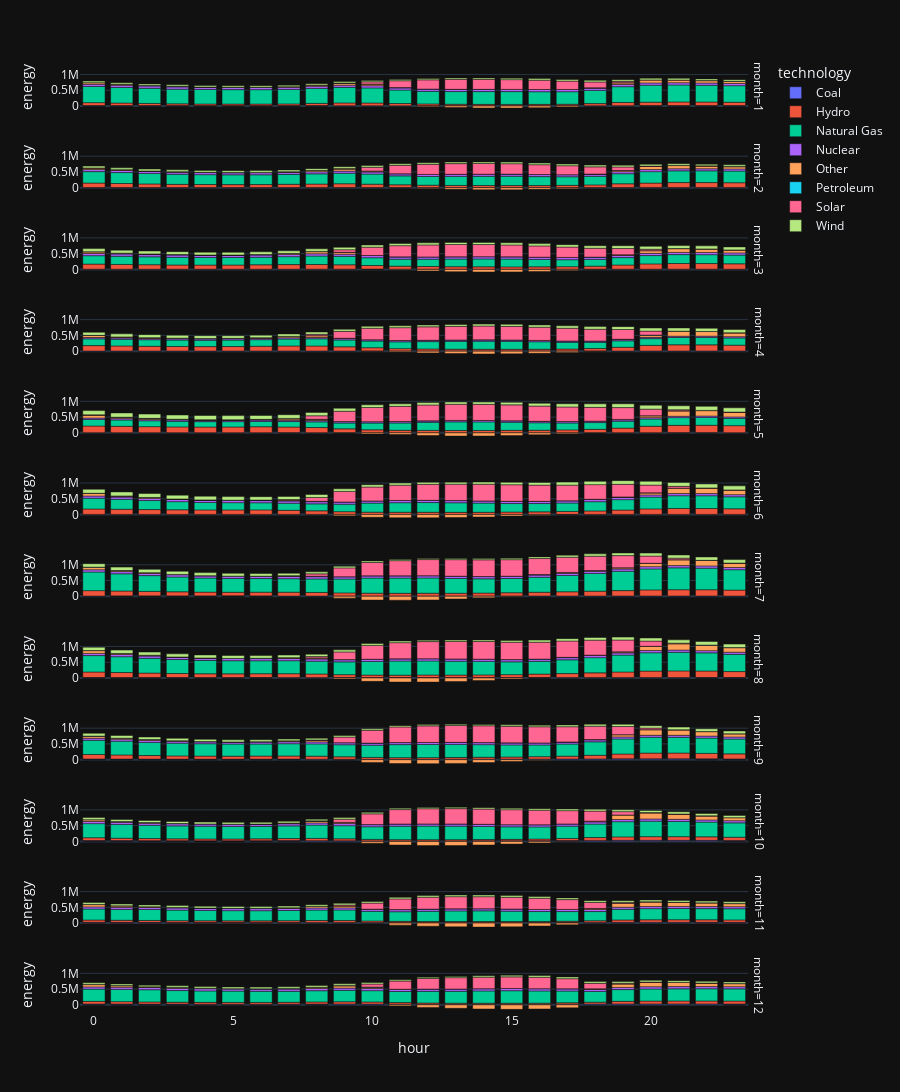

Notebook source saved alongside this figure:
### Markdown cell above
#### Rows

### Code cell
fig = px.bar(
    data_frame=r,
    x="hour",
    y=cols_num,
    color="technology",
    facet_row="month",
    height=3000
)

fig
